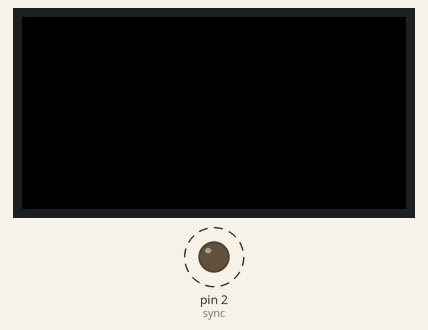
The sketch below on a simulated Arduino Uno, built with avr-gcc and run on an emulated ATmega328P. Parts: 64×32 colour display, output pins drawn as LEDs (lit = HIGH). Dashed ring = blinking.

Above: at 0.06 s.
Timing chart, 0 to 3.0 s (numbered marks = the images above):
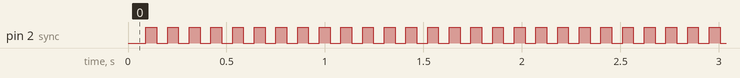

Measured:
- by itself, pin 2 (sync): alternates HIGH for 0.06 s and LOW for 0.06 s

The sketch:

scroll_32x64_irq_defilant.ino
```cpp
// testshapes demo for RGBmatrixPanel library.
// Demonstrates the drawing abilities of the RGBmatrixPanel library.
// For 32x64 RGB LED matrix.

// NOTE THIS CAN ONLY BE USED ON A MEGA! NOT ENOUGH RAM ON UNO!


#include <TimerThree.h>
#include <Adafruit_GFX.h>   // Core graphics library
#include <RGBmatrixPanel.h> // Hardware-specific library

#define OE   9
#define LAT 10
#define CLK 11
#define A   A0
#define B   A1
#define C   A2
#define D   A3

#define sync   2


RGBmatrixPanel matrix(A, B, C, D, CLK, LAT, OE, true, 64);   //true : preparation avant affichage

char car = ' ';
char str[100] = " ";
char tab_car[100] = " ";
int indice = 0;
int textX = matrix.width();
int textMin;
byte flag = 0;
byte etat_premier_caractere = 0;

void setup() {
  Serial.begin(57600);
  matrix.begin();
  matrix.setTextWrap(false); // Allow text to run off right edge
  matrix.setTextSize(1);
  pinMode(sync, OUTPUT);
  Timer3.initialize(55000); // set a timer of length 40ms
  Timer3.attachInterrupt(timerIsr);
}

void loop() {

  if (Serial.available() > 0) {
    reception_caractere();
  }

  if (flag == 1) {
    matrix.fillScreen(0);
    matrix.setTextColor(matrix.Color333(7, 7, 7));
    matrix.setCursor(textX, 3);
    matrix.print(str);
    matrix.swapBuffers(true);
    flag = 0;
  }
}

void reception_caractere()
{

//A completer


}

void timerIsr()
{
  // Toggle sync
  digitalWrite(sync, digitalRead(sync) ^ 1);
  if ((--textX) < textMin) textX = matrix.width();
  flag = 1;
}
```
